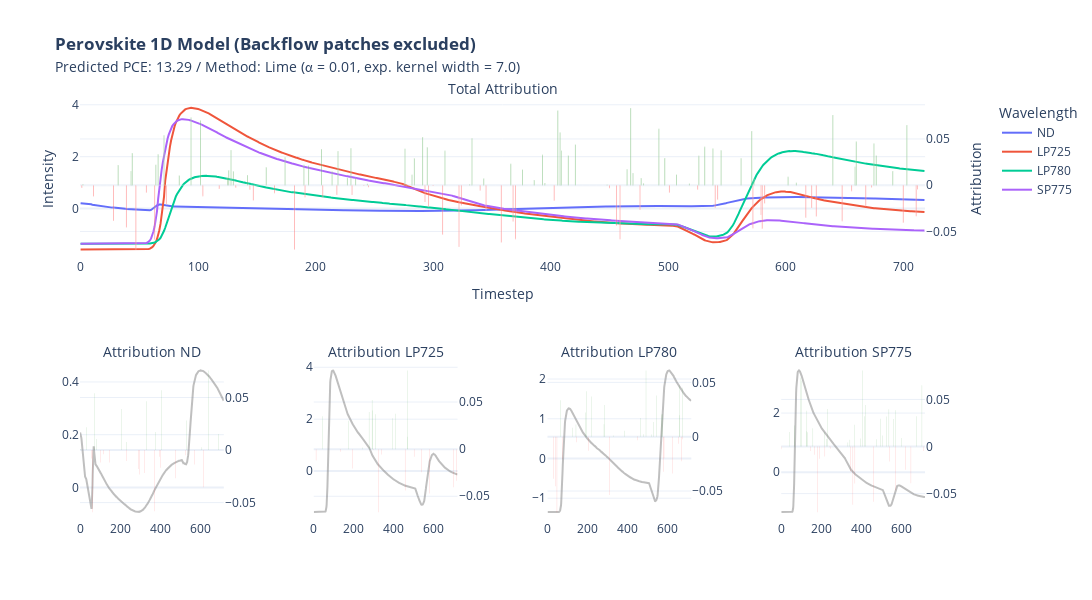

Notebook cell for this chart:
### Code cell
import plotly.graph_objects as go

def format_title(title, subtitle=None, subtitle_font_size=14):
    title = f'<b>{title}</b>'
    if not subtitle:
        return title
    subtitle = f'<span style="font-size: {subtitle_font_size}px;">{subtitle}</span>'
    return f'{title}<br>{subtitle}'

from plotly.subplots import make_subplots

fig = make_subplots(rows=2, 
                    cols=4, 
                    specs=[[{"secondary_y": True, "colspan": 4}, None,None,None],
                           [{"secondary_y": True},{"secondary_y": True},{"secondary_y": True},{"secondary_y": True}]],
                    subplot_titles=(format_title("", "Total Attribution"), format_title("", "Attribution ND"), format_title("", "Attribution LP725"), format_title("", "Attribution LP780"), format_title("", "Attribution SP775"))
                    )

fig.add_trace(go.Scatter(y=x[0], name = "ND"))
fig.add_trace(go.Scatter(y=x[1], name = "LP725"))
fig.add_trace(go.Scatter(y=x[2], name = "LP780"))
fig.add_trace(go.Scatter(y=x[3], name = "SP775"))

fig.add_trace(go.Bar(y=attr_lime.squeeze().sum(axis=0), name = "Attribution",marker_color=np.where(attr_lime.squeeze().sum(axis=0)<0, 'red', 'green'), opacity = 0.5,showlegend=False),secondary_y=True)

fig.update_yaxes(title= "Intensity")
fig.update_yaxes(title_text="Attribution", secondary_y=True)
fig.update_xaxes(title= "Timestep")

fig.add_trace(go.Scatter(y=x[0], name = "ND",marker_color="grey", opacity = 0.5,showlegend=False), row=2, col=1)
fig.add_trace(go.Bar(y=attr_lime.squeeze()[0],marker_color=np.where(attr_lime.squeeze()[0]<0, 'red', 'green'), opacity = 0.5,showlegend=False,marker_line_width=0),secondary_y=True, row=2, col=1)

fig.update_yaxes(title= None, row=2, col=1)
fig.update_yaxes(title_text=None, secondary_y=True, row=2, col=1)
fig.update_xaxes(title= None, row=2, col=1)

fig.add_trace(go.Scatter(y=x[1], name = "LP725",marker_color="grey", opacity = 0.5,showlegend=False), row=2, col=2)
fig.add_trace(go.Bar(y=attr_lime.squeeze()[1],marker_color=np.where(attr_lime.squeeze()[1]<0, 'red', 'green'), opacity = 0.5,showlegend=False,marker_line_width=0),secondary_y=True, row=2, col=2)

fig.update_yaxes(title= None, row=2, col=2)
fig.update_yaxes(title_text=None, secondary_y=True, row=2, col=2)
fig.update_xaxes(title= None, row=2, col=2)

fig.add_trace(go.Scatter(y=x[2], name = "LP780",marker_color="grey", opacity = 0.5,showlegend=False), row=2, col=3)
fig.add_trace(go.Bar(y=attr_lime.squeeze()[2],marker_color=np.where(attr_lime.squeeze()[2]<0, 'red', 'green'), opacity = 0.5,showlegend=False,marker_line_width=0),secondary_y=True, row=2, col=3)

fig.update_yaxes(title= None, row=2, col=3)
fig.update_yaxes(title_text=None, secondary_y=True, row=2, col=3)
fig.update_xaxes(title= None, row=2, col=3)

fig.add_trace(go.Scatter(y=x[3], name = "SP775",marker_color="grey", opacity = 0.5,showlegend=False), row=2, col=4)
fig.add_trace(go.Bar(y=attr_lime.squeeze()[3],marker_color=np.where(attr_lime.squeeze()[3]<0, 'red', 'green'), opacity = 0.5,showlegend=False,marker_line_width=0),secondary_y=True, row=2, col=4)

fig.update_yaxes(title= None, row=2, col=4)
fig.update_yaxes(title_text=None, secondary_y=True, row=2, col=4)
fig.update_xaxes(title= None, row=2, col=4)

fig.update_layout(
    title= format_title("Perovskite 1D Model (Backflow patches excluded)", "Predicted PCE: " + str(y) + " / Method: Lime (" + u"\u237A" + " = " + str(a) + ", exp. kernel width = " + str(kernel_width) +")"),
    legend_title = "Wavelength",
    template = "plotly_white",
    height=600, width=2200
)

fig.show()

### Figure 1 — Plotly figure (JSON) as saved in the notebook; plotly's stock layout.template omitted (floating-point values rounded to 4 significant figures; data arrays with more than 128 entries replaced by an {"elided": "..."} marker saying what was removed)
{"data": [{"name": "ND", "type": "scatter", "y": {"elided": "719 float values"}}, {"name": "LP725", "type": "scatter", "y": {"elided": "719 float values"}}, {"name": "LP780", "type": "scatter", "y": {"elided": "719 float values"}}, {"name": "SP775", "type": "scatter", "y": {"elided": "719 float values"}}, {"marker": {"color": {"elided": "719 str values"}}, "name": "Attribution", "opacity": 0.5, "showlegend": false, "type": "bar", "xaxis": "x", "y": {"elided": "719 float values"}, "yaxis": "y2"}, {"marker": {"color": "grey"}, "name": "ND", "opacity": 0.5, "showlegend": false, "type": "scatter", "xaxis": "x2", "y": {"elided": "719 float values"}, "yaxis": "y3"}, {"marker": {"color": {"elided": "719 str values"}, "line": {"width": 0}}, "opacity": 0.5, "showlegend": false, "type": "bar", "xaxis": "x2", "y": {"elided": "719 float values"}, "yaxis": "y4"}, {"marker": {"color": "grey"}, "name": "LP725", "opacity": 0.5, "showlegend": false, "type": "scatter", "xaxis": "x3", "y": {"elided": "719 float values"}, "yaxis": "y5"}, {"marker": {"color": {"elided": "719 str values"}, "line": {"width": 0}}, "opacity": 0.5, "showlegend": false, "type": "bar", "xaxis": "x3", "y": {"elided": "719 float values"}, "yaxis": "y6"}, {"marker": {"color": "grey"}, "name": "LP780", "opacity": 0.5, "showlegend": false, "type": "scatter", "xaxis": "x4", "y": {"elided": "719 float values"}, "yaxis": "y7"}, {"marker": {"color": {"elided": "719 str values"}, "line": {"width": 0}}, "opacity": 0.5, "showlegend": false, "type": "bar", "xaxis": "x4", "y": {"elided": "719 float values"}, "yaxis": "y8"}, {"marker": {"color": "grey"}, "name": "SP775", "opacity": 0.5, "showlegend": false, "type": "scatter", "xaxis": "x5", "y": {"elided": "719 float values"}, "yaxis": "y9"}, {"marker": {"color": {"elided": "719 str values"}, "line": {"width": 0}}, "opacity": 0.5, "showlegend": false, "type": "bar", "xaxis": "x5", "y": {"elided": "719 float values"}, "yaxis": "y10"}], "layout": {"annotations": [{"font": {"size": 16}, "showarrow": false, "text": "<b></b><br><span style=\"font-size: 14px;\">Total Attribution</span>", "x": 0.47, "xanchor": "center", "xref": "paper", "y": 1, "yanchor": "bottom", "yref": "paper"}, {"font": {"size": 16}, "showarrow": false, "text": "<b></b><br><span style=\"font-size: 14px;\">Attribution ND</span>", "x": 0.08, "xanchor": "center", "xref": "paper", "y": 0.375, "yanchor": "bottom", "yref": "paper"}, {"font": {"size": 16}, "showarrow": false, "text": "<b></b><br><span style=\"font-size: 14px;\">Attribution LP725</span>", "x": 0.34, "xanchor": "center", "xref": "paper", "y": 0.375, "yanchor": "bottom", "yref": "paper"}, {"font": {"size": 16}, "showarrow": false, "text": "<b></b><br><span style=\"font-size: 14px;\">Attribution LP780</span>", "x": 0.6, "xanchor": "center", "xref": "paper", "y": 0.375, "yanchor": "bottom", "yref": "paper"}, {"font": {"size": 16}, "showarrow": false, "text": "<b></b><br><span style=\"font-size: 14px;\">Attribution SP775</span>", "x": 0.86, "xanchor": "center", "xref": "paper", "y": 0.375, "yanchor": "bottom", "yref": "paper"}], "height": 600, "legend": {"title": {"text": "Wavelength"}}, "title": {"text": "<b>Perovskite 1D Model (Backflow patches excluded)</b><br><span style=\"font-size: 14px;\">Predicted PCE: 13.29 / Method: Lime (⍺ = 0.01, exp. kernel width = 7.0)</span>"}, "width": 2200, "xaxis": {"anchor": "y", "domain": [0, 0.94], "title": {"text": "Timestep"}}, "xaxis2": {"anchor": "y3", "domain": [0, 0.16], "title": {}}, "xaxis3": {"anchor": "y5", "domain": [0.26, 0.42], "title": {}}, "xaxis4": {"anchor": "y7", "domain": [0.52, 0.68], "title": {}}, "xaxis5": {"anchor": "y9", "domain": [0.78, 0.94], "title": {}}, "yaxis": {"anchor": "x", "domain": [0.625, 1], "title": {"text": "Intensity"}}, "yaxis10": {"anchor": "x5", "overlaying": "y9", "side": "right", "title": {}}, "yaxis2": {"anchor": "x", "overlaying": "y", "side": "right", "title": {"text": "Attribution"}}, "yaxis3": {"anchor": "x2", "domain": [0, 0.375], "title": {}}, "yaxis4": {"anchor": "x2", "overlaying": "y3", "side": "right", "title": {}}, "yaxis5": {"anchor": "x3", "domain": [0, 0.375], "title": {}}, "yaxis6": {"anchor": "x3", "overlaying": "y5", "side": "right", "title": {}}, "yaxis7": {"anchor": "x4", "domain": [0, 0.375], "title": {}}, "yaxis8": {"anchor": "x4", "overlaying": "y7", "side": "right", "title": {}}, "yaxis9": {"anchor": "x5", "domain": [0, 0.375], "title": {}}}}
